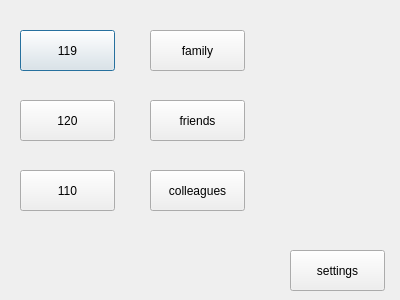
<?xml version="1.0" encoding="UTF-8"?>
<ui version="4.0">
 <class>SOSDialog</class>
 <widget class="QDialog" name="SOSDialog">
  <property name="geometry">
   <rect>
    <x>0</x>
    <y>0</y>
    <width>400</width>
    <height>300</height>
   </rect>
  </property>
  <property name="windowTitle">
   <string>Dialog</string>
  </property>
  <widget class="QPushButton" name="call119_pushButton">
   <property name="geometry">
    <rect>
     <x>20</x>
     <y>30</y>
     <width>95</width>
     <height>41</height>
    </rect>
   </property>
   <property name="styleSheet">
    <string notr="true">border-image: url(:/吃1.png);</string>
   </property>
   <property name="text">
    <string>119</string>
   </property>
  </widget>
  <widget class="QPushButton" name="call120_pushButton">
   <property name="geometry">
    <rect>
     <x>20</x>
     <y>100</y>
     <width>95</width>
     <height>41</height>
    </rect>
   </property>
   <property name="styleSheet">
    <string notr="true">border-image: url(:/驴1.png);</string>
   </property>
   <property name="text">
    <string>120</string>
   </property>
  </widget>
  <widget class="QPushButton" name="call110_pushButton">
   <property name="geometry">
    <rect>
     <x>20</x>
     <y>170</y>
     <width>95</width>
     <height>41</height>
    </rect>
   </property>
   <property name="styleSheet">
    <string notr="true">border-image: url(:/紫.png);</string>
   </property>
   <property name="text">
    <string>110</string>
   </property>
  </widget>
  <widget class="QPushButton" name="family_pushButton">
   <property name="geometry">
    <rect>
     <x>150</x>
     <y>30</y>
     <width>95</width>
     <height>41</height>
    </rect>
   </property>
   <property name="styleSheet">
    <string notr="true">border-image: url(:/请1.png);</string>
   </property>
   <property name="text">
    <string>family</string>
   </property>
  </widget>
  <widget class="QPushButton" name="friends_pushButton">
   <property name="geometry">
    <rect>
     <x>150</x>
     <y>100</y>
     <width>95</width>
     <height>41</height>
    </rect>
   </property>
   <property name="styleSheet">
    <string notr="true">border-image: url(:/皇1.png);</string>
   </property>
   <property name="text">
    <string>friends</string>
   </property>
  </widget>
  <widget class="QPushButton" name="colleagues_pushButton">
   <property name="geometry">
    <rect>
     <x>150</x>
     <y>170</y>
     <width>95</width>
     <height>41</height>
    </rect>
   </property>
   <property name="styleSheet">
    <string notr="true">border-image: url(:/懒1.png);</string>
   </property>
   <property name="text">
    <string>colleagues</string>
   </property>
  </widget>
  <widget class="QPushButton" name="settings_pushButton">
   <property name="geometry">
    <rect>
     <x>290</x>
     <y>250</y>
     <width>95</width>
     <height>41</height>
    </rect>
   </property>
   <property name="styleSheet">
    <string notr="true">border-image: url(:/成1.png);</string>
   </property>
   <property name="text">
    <string>settings</string>
   </property>
  </widget>
  <widget class="QLabel" name="label">
   <property name="geometry">
    <rect>
     <x>0</x>
     <y>0</y>
     <width>400</width>
     <height>300</height>
    </rect>
   </property>
   <property name="styleSheet">
    <string notr="true">border-image: url(:/1_120406110829_5.png);</string>
   </property>
   <property name="text">
    <string/>
   </property>
  </widget>
  <zorder>label</zorder>
  <zorder>call119_pushButton</zorder>
  <zorder>call120_pushButton</zorder>
  <zorder>call110_pushButton</zorder>
  <zorder>family_pushButton</zorder>
  <zorder>friends_pushButton</zorder>
  <zorder>colleagues_pushButton</zorder>
  <zorder>settings_pushButton</zorder>
 </widget>
 <resources/>
 <connections/>
</ui>
